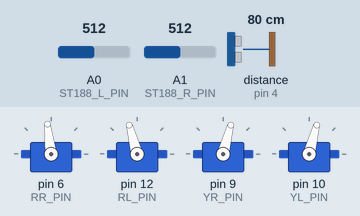
This sketch was run on a simulated Arduino Uno, built with avr-gcc and run on an emulated ATmega328P. Parts: 4 × servo. Wiring (inferred from the names in the program): ultrasonic range finder: trigger pin 5; echo pin 4. Inputs (shaded band) come from the test bench; at power-on: A0 (ST188_L_PIN) = 512, distance to the obstacle (sensor on pin 4) 80 cm, A1 (ST188_R_PIN) = 512. The echo pulse lasts 58.3 µs per cm.

Above: at 1.3 s.
1.4 s: A0 (ST188_L_PIN) set to 306
At 2.8 s:
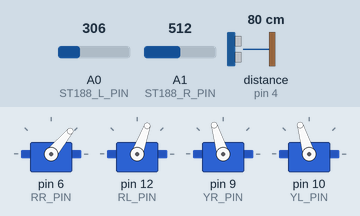
4.9 s: distance to the obstacle (sensor on pin 4) set to 250 cm
At 5.3 s:
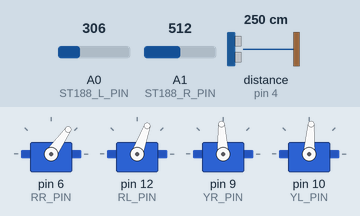
11.7 s: A1 (ST188_R_PIN) set to 417
At 12.26 s:
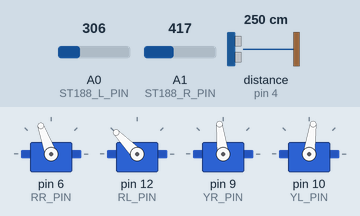
15.8 s: A1 (ST188_R_PIN) set to 381
19.3 s: distance to the obstacle (sensor on pin 4) set to 24 cm
22.5 s: distance to the obstacle (sensor on pin 4) set to 19 cm
At 24.2 s:
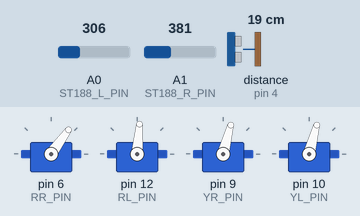
Timing chart, 0 to 76.8 s (numbered marks = the images above; inputs shaded):
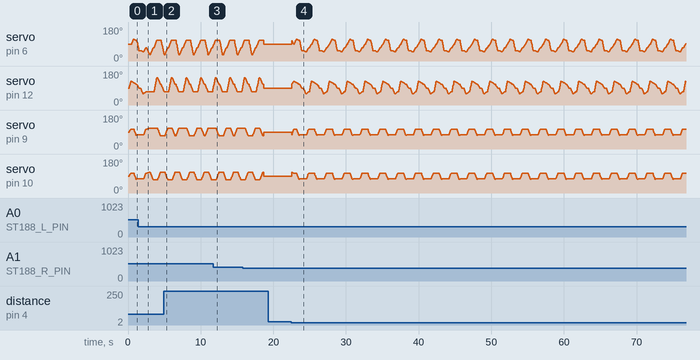

The sketch:

Follow.ino
```cpp
#include "Oscillator.h"
#include <Servo.h>
/*
         ---------------
        |     O   O     |
        |---------------|
YR 2<== |               | <== YL 3
         ---------------
            ||     ||
            ||     ||
RR 0==^   -----   ------  v== RL 1
         |-----   ------|
*/
/* Hardware interface mapping*/
#define YL_PIN 10
#define YR_PIN 9
#define RL_PIN 12
#define RR_PIN 6
#define ECHO_PIN 4
#define TRIG_PIN 5
#define ST188_R_PIN A1
#define ST188_L_PIN A0

#define N_SERVOS 4
#define INTERVALTIME 10.0
Oscillator servo[N_SERVOS];
int t = 495;
#define CENTRE 90

unsigned long final_time;
unsigned long interval_time;
int oneTime;
int iteration;
float increment[N_SERVOS];
int oldPosition[] = {CENTRE, CENTRE, CENTRE, CENTRE};

bool delays(unsigned long ms)
{
    for (unsigned long i = 0; i < ms; i++)
    {
        delay(1);
    }
    return false;
}

/*
    Setting the 90-degree position of the steering gear to make the penguin stand on its feet
*/
void homes(int millis_t)
{
    servo[0].SetPosition(90);
    servo[1].SetPosition(90);
    servo[2].SetPosition(90);
    servo[3].SetPosition(90);
    delay(millis_t);
}
bool moveNServos(int time, int newPosition[])
{
    for (int i = 0; i < N_SERVOS; i++)
    {
        increment[i] = ((newPosition[i]) - oldPosition[i]) / (time / INTERVALTIME);
    }
    final_time = millis() + time;
    iteration = 1;
    while (millis() < final_time)
    {
        interval_time = millis() + INTERVALTIME;
        oneTime = 0;
        while (millis() < interval_time)
        {
            if (oneTime < 1)
            {
                for (int i = 0; i < N_SERVOS; i++)
                {
                    servo[i].SetPosition(oldPosition[i] + (iteration * increment[i]));
                }
                iteration++;
                oneTime++;
            }
        }
    }
    for (int i = 0; i < N_SERVOS; i++)
    {
        oldPosition[i] = newPosition[i];
    }
    return false;
}
/*
  Walking control realization:
*/
bool walk(int steps, int T, int dir)
{
    int move1[] = {90, 90 + 35, 90 + 15, 90 + 15};
    int move2[] = {90 + 25, 90 + 30, 90 + 15, 90 + 15};
    int move3[] = {90 + 20, 90 + 20, 90 - 15, 90 - 15};
    int move4[] = {90 - 35, 90, 90 - 15, 90 - 15};
    int move5[] = {90 - 40, 90 - 30, 90 - 15, 90 - 15};
    int move6[] = {90 - 20, 90 - 20, 90 + 15, 90 + 15};

    int move21[] = {90, 90 + 35, 90 - 15, 90 - 15};
    int move22[] = {90 + 25, 90 + 30, 90 - 15, 90 - 15};
    int move23[] = {90 + 20, 90 + 20, 90 + 15, 90 + 15};
    int move24[] = {90 - 35, 90, 90 + 15, 90 + 15};
    int move25[] = {90 - 40, 90 - 30, 90 + 15, 90 + 15};
    int move26[] = {90 - 20, 90 - 20, 90 - 15, 90 - 15};

    if (dir == 1) //Walking forward
    {
        for (int i = 0; i < steps; i++)
            if (
                moveNServos(T * 0.2, move1) ||
                delays(t / 10) ||
                moveNServos(T * 0.2, move2) ||
                delays(t / 10) ||
                moveNServos(T * 0.2, move3) ||
                delays(t / 5) ||
                moveNServos(T * 0.2, move4) ||
                delays(t / 2) ||
                moveNServos(T * 0.2, move5) ||
                delays(t / 5) ||
                moveNServos(T * 0.2, move6) ||
                delays(t / 5))
                return true;
    }
    else //Walking backward
    {
        for (int i = 0; i < steps; i++)
            if (
                moveNServos(T * 0.2, move21) ||
                delays(t / 10) ||
                moveNServos(T * 0.2, move22) ||
                delays(t / 10) ||
                moveNServos(T * 0.2, move23) ||
                delays(t / 5) ||
                moveNServos(T * 0.2, move24) ||
                delays(t / 2) ||
                moveNServos(T * 0.2, move25) ||
                delays(t / 5) ||
                moveNServos(T * 0.2, move26))
                return true;
    }
    return false;
}

/*
    Realization of Turn Control
*/
bool turn(int steps, int T, int dir)
{
    int move1[] = {90 - 55, 90 - 20, 90 + 20, 90 + 20};
    int move2[] = {90 - 20, 90 - 20, 90 + 20, 90 - 20};
    int move3[] = {90 + 20, 90 + 55, 90 + 20, 90 - 20};
    int move4[] = {90 + 20, 90 + 20, 90 - 20, 90 + 20};
    int move5[] = {90 - 55, 90 - 20, 90 - 20, 90 + 20};
    int move6[] = {90 - 20, 90 - 20, 90 + 20, 90 - 20};
    int move7[] = {90 + 20, 90 + 55, 90 + 20, 90 - 20};
    int move8[] = {90 + 20, 90 + 20, 90 - 20, 90 + 20};

    int move21[] = {90 + 20, 90 + 55, 90 + 20, 90 + 20};
    int move22[] = {90 + 20, 90 + 20, 90 + 20, 90 - 20};
    int move23[] = {90 - 55, 90 - 20, 90 + 20, 90 - 20};
    int move24[] = {90 - 20, 90 - 20, 90 - 20, 90 - 20};
    int move25[] = {90 + 20, 90 + 55, 90 - 20, 90 + 20};
    int move26[] = {90 + 20, 90 + 20, 90 + 20, 90 - 20};
    int move27[] = {90 - 55, 90 - 20, 90 + 20, 90 - 20};
    int move28[] = {90 - 20, 90 - 20, 90 - 20, 90 - 20};

    if (dir == 1)
    {
        for (int i = 0; i < steps; i++)
            if (
                moveNServos(T * 0.2, move1) ||
                delays(t / 5) ||
                moveNServos(T * 0.2, move2) ||
                delays(t / 5) ||
                moveNServos(T * 0.2, move3) ||
                delays(t / 5) ||
                moveNServos(T * 0.2, move4) ||
                delays(t / 5) ||
                moveNServos(T * 0.2, move5) ||
                delays(t / 5) ||
                moveNServos(T * 0.2, move6) ||
                delays(t / 5) ||
                moveNServos(T * 0.2, move7) ||
                delays(t / 5) ||
                moveNServos(T * 0.2, move8) ||
                delays(t / 5))
                return true;
    }
    else
    {
        for (int i = 0; i < steps; i++)
            if (
                moveNServos(T * 0.2, move21) ||
                delays(t / 5) ||
                moveNServos(T * 0.2, move22) ||
                delays(t / 5) ||
                moveNServos(T * 0.2, move23) ||
                delays(t / 5) ||
                moveNServos(T * 0.2, move24) ||
                delays(t / 5) ||
                moveNServos(T * 0.2, move25) ||
                delays(t / 5) ||
                moveNServos(T * 0.2, move26) ||
                delays(t / 5) ||
                moveNServos(T * 0.2, move27) ||
                delays(t / 5) ||
                moveNServos(T * 0.2, move28) ||
                delays(t / 5))
                return true;
    }

    return false;
}
/*Ultrasonic ranging*/
int getDistance()
{
    digitalWrite(TRIG_PIN, LOW);
    delayMicroseconds(2);
    digitalWrite(TRIG_PIN, HIGH);
    delayMicroseconds(10);
    digitalWrite(TRIG_PIN, LOW);
    return (int)pulseIn(ECHO_PIN, HIGH) / 58;
}
/*Following pattern*/
void followMode()
{
   double distance_value = getDistance();

    if (distance_value >= 1 && distance_value <= 500)
    {
        int st188Val_L = analogRead(ST188_L_PIN);
        int st188Val_R = analogRead(ST188_R_PIN);
        if (st188Val_L >= 400 && st188Val_R >= 400)
        {
            walk(1, t * 3, 1);
        }
        else if (st188Val_L >= 400 && st188Val_R < 400)
        {
            turn(1, t * 4, -1);
        }
        else if (st188Val_L < 400 && st188Val_R >= 400)
        {
            turn(1, t * 4, 1);
        }
        else if (st188Val_L < 400 && st188Val_R < 400)
        {
            if (distance_value > 20){ homes(0);}
            else walk(1, t * 3, 1);
        }
    }
    else homes(0);
}
void setup()
{
    pinMode(ECHO_PIN, INPUT);
    pinMode(TRIG_PIN, OUTPUT);
    servo[0].attach(RR_PIN);
    servo[1].attach(RL_PIN);
    servo[2].attach(YR_PIN);
    servo[3].attach(YL_PIN);
    homes(100);
}
void loop()
{
    followMode();
}
```

Oscillator.cpp
```cpp
// (licence header left out)
#if defined(ARDUINO) && ARDUINO >= 100
#include "Arduino.h"
#else
#include "WProgram.h"
#include <pins_arduino.h>
#endif
#include "Oscillator.h"
#include <Servo.h>

//-- This function returns true if another sample
//-- should be taken (i.e. the TS time has passed since
//-- the last sample was taken
bool Oscillator::next_sample() {

  //-- Read current time
  _currentMillis = millis();

  //-- Check if the timeout has passed
  if (_currentMillis - _previousMillis > _TS) {
    _previousMillis = _currentMillis;

    return true;
  }

  return false;
}

//-- Attach an oscillator to a servo
//-- Input: pin is the arduino pin were the servo
//-- is connected
void Oscillator::attach(int pin, bool rev) {
  //-- If the oscillator is detached, attach it.
  if (!_servo.attached()) {

    //-- Attach the servo and move it to the home position
    _servo.attach(pin, 580, 2300);
    _servo.write(90+_trim);

    //-- Initialization of oscilaltor parameters
    _TS = 30;
    _T = 2000;
    _N = _T / _TS;
    _inc = 2 * M_PI / _N;

    _previousMillis = 0;

    //-- Default parameters
    _A = 45;
    _phase = 0;
    _phase0 = 0;
    _O = 0;
    _stop = false;

    //-- Reverse mode
    _rev = rev;
  }
}

//-- Detach an oscillator from his servo
void Oscillator::detach() {
  //-- If the oscillator is attached, detach it.
  if (_servo.attached())
    _servo.detach();
}

/*************************************/
/* Set the oscillator period, in ms  */
/*************************************/
void Oscillator::SetT(unsigned int T) {
  //-- Assign the new period
  _T = T;

  //-- Recalculate the parameters
  _N = _T / _TS;
  _inc = 2 * M_PI / _N;
};

/*******************************/
/* Manual set of the position  */
/******************************/

void Oscillator::SetPosition(int position) { _servo.write(position + _trim); };

/*******************************************************************/
/* This function should be periodically called                     */
/* in order to maintain the oscillations. It calculates            */
/* if another sample should be taken and position the servo if so  */
/*******************************************************************/
void Oscillator::refresh() {

  //-- Only When TS milliseconds have passed, the new sample is obtained
  if (next_sample()) {

    //-- If the oscillator is not stopped, calculate the servo position
    if (!_stop) {
      //-- Sample the sine function and set the servo pos
      _pos = round(_A * sin(_phase + _phase0) + _O);
      if (_rev)
        _pos = -_pos;
      _servo.write(_pos + 90 + _trim);
    }

    //-- Increment the phase
    //-- It is always increased, even when the oscillator is stop
    //-- so that the coordination is always kept
    _phase = _phase + _inc;
  }
}
```

Oscillator.h
```cpp
// (licence header left out)
#ifndef Oscillator_h
#define Oscillator_h

#include <Servo.h>

//-- Macro for converting from degrees to radians
#ifndef DEG2RAD
#define DEG2RAD(g) ((g)*M_PI) / 180
#endif

class Oscillator
{
public:
  Oscillator(int trim = 0) { _trim = trim; };
  void attach(int pin, bool rev = false);
  void detach();

  void SetA(unsigned int A) { _A = A; };
  void SetO(unsigned int O) { _O = O; };
  void SetPh(double Ph) { _phase0 = Ph; };
  void SetT(unsigned int T);
  void SetTrim(int trim) { _trim = trim; };
  int getTrim() { return _trim; };
  void SetPosition(int position);
  void Stop() { _stop = true; };
  void Play() { _stop = false; };
  void Reset() { _phase = 0; };
  void refresh();

private:
  bool next_sample();

private:
  //-- Servo that is attached to the oscillator
  Servo _servo;

  //-- Oscillators parameters
  unsigned int _A; //-- Amplitude (degrees)
  unsigned int _O; //-- Offset (degrees)
  unsigned int _T; //-- Period (miliseconds)
  double _phase0;  //-- Phase (radians)

  //-- Internal variables
  int _pos;         //-- Current servo pos
  int _trim;        //-- Calibration offset
  double _phase;    //-- Current phase
  double _inc;      //-- Increment of phase
  double _N;        //-- Number of samples
  unsigned int _TS; //-- sampling period (ms)

  long _previousMillis;
  long _currentMillis;

  //-- Oscillation mode. If true, the servo is stopped
  bool _stop;

  //-- Reverse mode
  bool _rev;
};

#endif
```

Measured:
- the behaviour switches between 22 and 21 cm on distance to the obstacle (sensor on pin 4) (found by bisection; images 3 and 4)
- after the input at 19.3 s, every drawn part: stays the same
